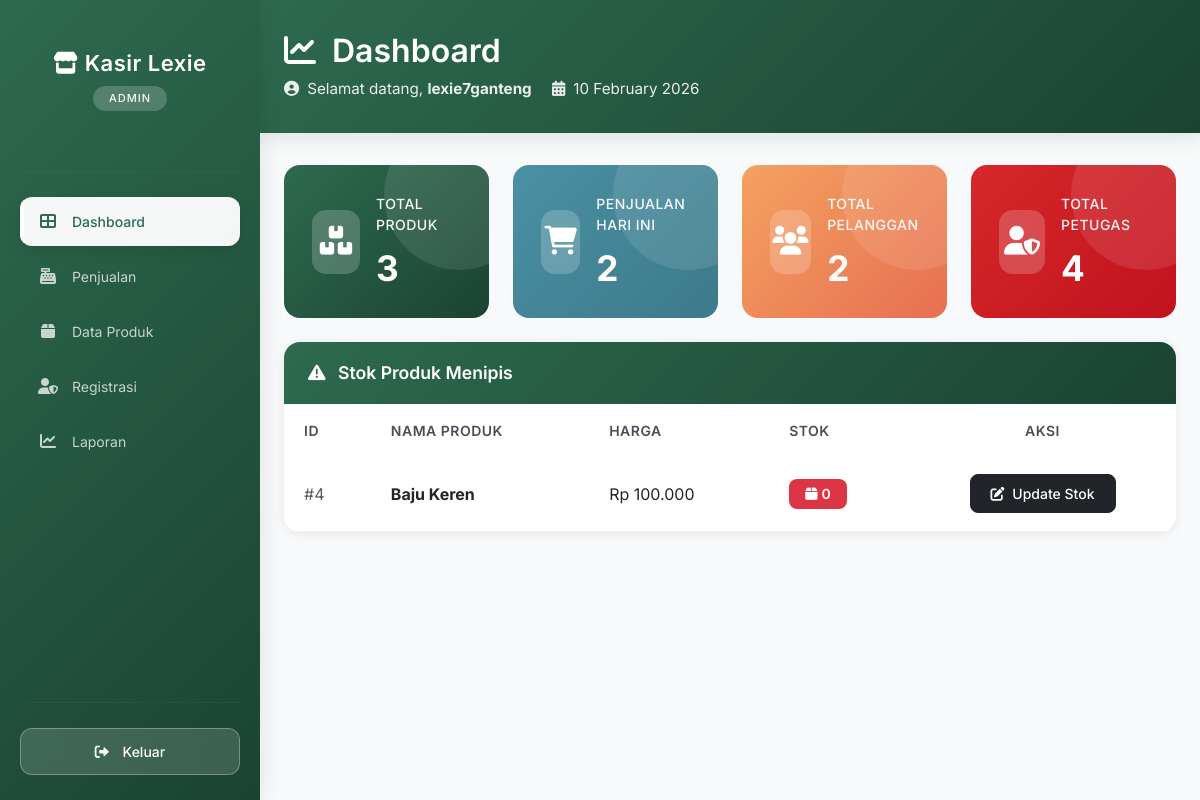
Screenshot of /kasir/admin/dashboard/index.php (signed in) with the database file from the repository.
### tables this page shows
CREATE TABLE `produk` (
  `ProdukID` int(11) NOT NULL,
  `NamaProduk` varchar(255) NOT NULL,
  `Harga` decimal(10,2) NOT NULL,
  `Stok` int(11) NOT NULL
);

### kasir/admin/dashboard/index.php (the view, shortened to what this page needs)
<?php
include '../../main/connect.php';
?>
<!DOCTYPE html>
<html lang="id">
<head>
    <link href="https://cdn.jsdelivr.net/npm/bootstrap@5.3.0/dist/css/bootstrap.min.css" rel="stylesheet">
    <link rel="stylesheet" href="https://cdnjs.cloudflare.com/ajax/libs/font-awesome/6.0.0/css/all.min.css">
</head>
<body class="bg-light">
<div class="d-flex">
    <?php include '../../template/sidebar.php'; ?>
    <div class="container-fluid p-0">
        <div class="dashboard-header">
            <div class="container-fluid px-4">
                <h1><i class="fas fa-chart-line me-3"></i>Dashboard</h1>
                <div class="welcome-text">
                    <i class="fas fa-user-circle me-2"></i>Selamat datang, <strong><?php echo $_SESSION['username']; ?></strong>
                    <span class="ms-3"><i class="fas fa-calendar-alt me-2"></i><?php echo date('d F Y'); ?></span>
                </div>
            </div>
        </div>
        <div class="container-fluid px-4 pb-4">
            <div class="row g-4 mb-4">
                <div class="col-12 col-sm-6 col-xl-3 animate-card">
                    <div class="card stat-card card-green">
                        <div class="card-body">
                            <div class="d-flex align-items-center">
                                <div class="stat-icon me-3">
                                    <i class="fas fa-boxes"></i>
                                </div>
                                <div class="flex-grow-1">
                                    <div class="stat-label">Total Produk</div>
                                    <?php
                                        $ambil_produk = mysqli_query($conn, "SELECT COUNT(*) as total FROM produk");
                                        $data_produk  = mysqli_fetch_assoc($ambil_produk);
                                        echo '<div class="stat-number">' . $data_produk['total'] . '</div>';
                                    ?>
                                </div>
                            </div>
                        </div>
                    </div>
                </div>
                <div class="col-12 col-sm-6 col-xl-3 animate-card">
                    <div class="card stat-card card-blue">
                        <div class="card-body">
                            <div class="d-flex align-items-center">
                                <div class="stat-icon me-3">
                                    <i class="fas fa-shopping-cart"></i>
                                </div>
                                <div class="flex-grow-1">
                                    <div class="stat-label">Penjualan Hari Ini</div>
                                    <?php
                                        $tgl_hari_ini = date('Y-m-d');
                                        $query_hari_ini = mysqli_query($conn, "SELECT COUNT(*) as total FROM penjualan WHERE TanggalPenjualan LIKE '$tgl_hari_ini%'");
                                        $data_hari_ini = mysqli_fetch_assoc($query_hari_ini);
                                        echo '<div class="stat-number">' . ($data_hari_ini['total'] ?? 0) . '</div>';
                                    ?>
                                </div>
                            </div>
                        </div>
                    </div>
                </div>
                <div class="col-12 col-sm-6 col-xl-3 animate-card">
                    <div class="card stat-card card-orange">
                        <div class="card-body">
                            <div class="d-flex align-items-center">
                                <div class="stat-icon me-3">
                                    <i class="fas fa-users"></i>
                                </div>
                                <div class="flex-grow-1">
                                    <div class="stat-label">Total Pelanggan</div>
                                    <?php
                                        $query_plg = mysqli_query($conn, "SELECT DISTINCT PelangganID FROM penjualan");
                                        $jml_plg = mysqli_num_rows($query_plg);
                                        echo '<div class="stat-number">' . $jml_plg . '</div>';
                                    ?>
                                </div>
                            </div>
                        </div>
                    </div>
                </div>
                <div class="col-12 col-sm-6 col-xl-3 animate-card">
                    <div class="card stat-card card-red">
                        <div class="card-body">
                            <div class="d-flex align-items-center">
                                <div class="stat-icon me-3">
                                    <i class="fas fa-user-shield"></i>
                                </div>
                                <div class="flex-grow-1">
                                    <div class="stat-label">Total Petugas</div>
                                    <?php
                                        $hitung_user = mysqli_query($conn, "SELECT COUNT(*) AS total FROM user");
                                        $hasil_user = mysqli_fetch_assoc($hitung_user);
                                        echo '<div class="stat-number">' . $hasil_user['total'] . '</div>';
                                    ?>
                                </div>
                            </div>
                        </div>
                    </div>
                </div>
            </div>
            <div class="card stock-card">
                <div class="card-header">
                    <h6>
                        <i class="fas fa-exclamation-triangle me-2"></i>
                        Stok Produk Menipis
                    </h6>
                </div>
                <div class="card-body p-0">
                    <?php
                    $stok_low = mysqli_query($conn, "SELECT * FROM produk WHERE Stok < 10 ORDER BY Stok ASC");
                    if(mysqli_num_rows($stok_low) > 0){
                    ?>
                    <div class="table-responsive">
                        <table class="table stock-table mb-0">
                            <thead>
                                <tr>
                                    <th>ID</th>
                                    <th>Nama Produk</th>
                                    <th>Harga</th>
                                    <th>Stok</th>
                                    <th class="text-center">Aksi</th>
                                </tr>
                            </thead>
                            <tbody>
                                <?php
                                while($d = mysqli_fetch_assoc($stok_low)){
                                ?>
                                <tr>
                                    <td><span class="text-muted">#<?php echo $d['ProdukID']; ?></span></td>
                                    <td><strong><?php echo $d['NamaProduk']; ?></strong></td>
                                    <td>Rp <?php echo number_format($d['Harga'], 0, ',', '.'); ?></td>
                                    <td>
                                        <span class="badge badge-stock bg-danger">
                                            <i class="fas fa-box me-1"></i><?php echo $d['Stok']; ?>
                                        </span>
                                    </td>
                                    <td class="text-center">
                                        <a href="../produk/edit.php?id=<?= $d['ProdukID']; ?>" class="btn btn-sm btn-action btn-dark">
                                            <i class="fas fa-edit me-1"></i> Update Stok
                                        </a>
                                    </td>
                                </tr>
                                <?php } ?>
                            </tbody>
                        </table>
                    </div>
                    <?php } ?>
                </div>
            </div>
        </div>
    </div>
</div>
</body>
</html>

### kasir/admin/dashboard/index.php (style rules this page uses)
* { font-family: 'Inter', sans-serif; }
body { background: #f8f9fa; }
.dashboard-header { background: linear-gradient(135deg, #2d6a4f 0%, #1b4332 100%); color: white; padding: 2rem 0; margin-bottom: 2rem; box-shadow: 0 4px 20px rgba(45, 106, 79, 0.15); }
.dashboard-header h1 { font-weight: 600; font-size: 2rem; margin: 0; }
.dashboard-header .welcome-text { font-size: 0.95rem; opacity: 0.9; margin-top: 0.5rem; }
.stat-card { border-radius: 16px; border: none; transition: all 0.4s cubic-bezier(0.4, 0, 0.2, 1); overflow: hidden; position: relative; height: 100%; }
.stat-card::before { content: ''; position: absolute; top: 0; right: 0; width: 150px; height: 150px; background: rgba(255, 255, 255, 0.1); border-radius: 50%; transform: translate(30%, -30%); }
.stat-card .card-body { padding: 1.75rem; position: relative; z-index: 1; }
.stat-icon { width: 64px; height: 64px; border-radius: 14px; display: flex; align-items: center; justify-content: center; font-size: 1.8rem; background: rgba(255, 255, 255, 0.2); backdrop-filter: blur(10px); }
.stat-number { font-size: 2.2rem; font-weight: 700; margin: 1rem 0 0.25rem 0; line-height: 1; }
.stat-label { font-size: 0.875rem; opacity: 0.95; font-weight: 500; text-transform: uppercase; letter-spacing: 0.5px; }
.card-green { background: linear-gradient(135deg, #2d6a4f 0%, #1b4332 100%); color: white; }
.card-blue { background: linear-gradient(135deg, #4a90a4 0%, #3d7a8a 100%); color: white; }
.card-orange { background: linear-gradient(135deg, #f4a261 0%, #e76f51 100%); color: white; }
.card-red { background: linear-gradient(135deg, #d62828 0%, #c1121f 100%); color: white; }
.stock-card { border-radius: 16px; border: none; box-shadow: 0 2px 12px rgba(0, 0, 0, 0.08); overflow: hidden; }
.stock-card .card-header { background: linear-gradient(135deg, #2d6a4f 0%, #1b4332 100%); color: white; padding: 1.25rem 1.5rem; border: none; }
.stock-card .card-header h6 { margin: 0; font-weight: 600; font-size: 1.1rem; }
.stock-table { margin: 0; }
.stock-table thead { background: #f8f9fa; }
.stock-table thead th { border: none; padding: 1rem 1.25rem; font-weight: 600; font-size: 0.875rem; text-transform: uppercase; letter-spacing: 0.5px; color: #495057; }
.stock-table tbody td { padding: 1.1rem 1.25rem; vertical-align: middle; border-color: #f1f3f5; }
.stock-table tbody tr { transition: all 0.2s ease; }
.badge-stock { padding: 0.5rem 1rem; border-radius: 8px; font-weight: 600; font-size: 0.875rem; }
.btn-action { padding: 0.5rem 1.25rem; border-radius: 8px; font-weight: 500; font-size: 0.875rem; transition: all 0.3s ease; }
.animate-card { animation: fadeInUp 0.5s ease forwards; }
.animate-card:nth-child(1) { animation-delay: 0.1s; opacity: 0; }
.animate-card:nth-child(2) { animation-delay: 0.2s; opacity: 0; }
.animate-card:nth-child(3) { animation-delay: 0.3s; opacity: 0; }
.animate-card:nth-child(4) { animation-delay: 0.4s; opacity: 0; }

### kasir/template/sidebar.php (style rules this page uses)
* { font-family: 'Inter', sans-serif; }

### rows the page displays
produk: ProdukID "4", NamaProduk "Baju Keren", Harga "100.000", Stok "0"

### other values shown
$_SESSION['role'] "ADMIN"
$_SESSION['username'] "lexie7ganteng"
$data_produk['total'] "3"
$data_hari_ini['total'] "2"
$jml_plg "2"
$hasil_user['total'] "4"
